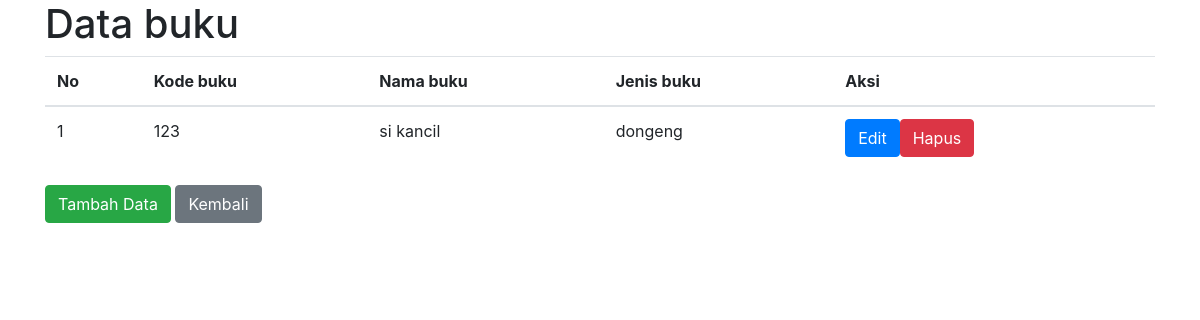
The page /data_buku/read.php (signed in) on the database its author committed.
### tables this page shows
CREATE TABLE `buku` (
  `id` int(11) NOT NULL,
  `kd_buku` varchar(100) NOT NULL,
  `nama_buku` varchar(100) NOT NULL,
  `jenis_buku` varchar(100) NOT NULL
);

### data_buku/read.php (the view, shortened to what this page needs)
<?php
include '../koneksi.php';
?>
<!DOCTYPE html>
<html lang="en">
<head>
  <link rel="stylesheet" href="../bootstrap/css/bootstrap.min.css">
</head>
<body>
  <div class="container">
    <h1>Data buku</h1>
    <table class="table">
      <thead>
        <tr>
          <th>No</th>
          <th>Kode buku</th>
          <th>Nama buku</th>
          <th>Jenis buku</th>
          <?php
          if ($_SESSION['level'] == 'admin') echo '<th>Aksi</th>'
          ?>
        </tr>
      </thead>
      <tbody>
        <?php
        $sql = "SELECT * FROM buku";
        $result = mysqli_query($koneksi, $sql);
        if (mysqli_num_rows($result) > 0) {
          if ($_SESSION['level'] == 'admin') {
            $no = 1;
            while ($row = mysqli_fetch_assoc($result)) {
              echo "<tr>";
              echo "<td>" . $no++ . "</td>";
              echo "<td>" . $row["kd_buku"] . "</td>";
              echo "<td>" . $row["nama_buku"] . "</td>";
              echo "<td>" . $row["jenis_buku"] . "</td>";
              echo "<td>";
              echo "<a href='update.php?id=" . $row["id"] . "' class='btn btn-primary'>Edit</a>";
              echo "<a href='delete.php?id=" . $row["id"] . "' class='btn btn-danger'>Hapus</a>";
              echo "</td>";
              echo "</tr>";
            }
          }
        } else {
          echo "<tr>";
          echo "<td colspan='4'>Tidak ada data.</td>";
          echo "</tr>";
        }
        ?>
      </tbody>
    </table>
    <?php if ($_SESSION['level'] == 'admin') : ?>
      <a href="create.php" class="btn btn-success">Tambah Data</a>
    <?php endif; ?>
    <a href="../index.php" class="btn btn-secondary">Kembali</a>
  </div>
</body>
</html>

### rows shown on the page
buku: kd_buku "123", nama_buku "si kancil", jenis_buku "dongeng"
